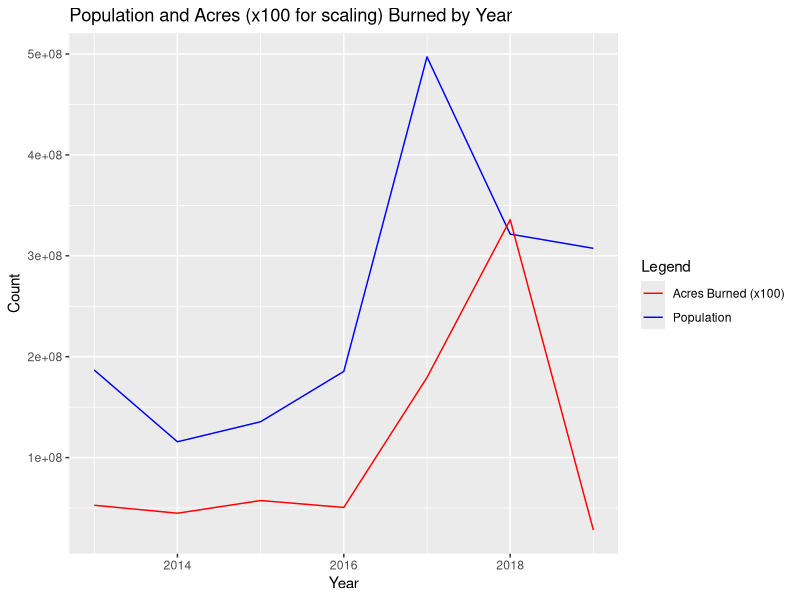

Here is the R script that generated this plot:
# Load necessary libraries
library(dplyr)
library(ggplot2)

# Read the data from the CSV file
merged_data <- read.csv("merged_data.csv", stringsAsFactors = FALSE)

# Aggregate population and acres burned by year
aggregated_data <- merged_data %>%
  group_by(Year) %>%
  summarise(Total_Population = sum(Estimated.Population, na.rm = TRUE),
            Total_Acres_Burned = sum(AcresBurned, na.rm = TRUE))


# Line chart with two lines (Acres Burned multiplied by 100 for scaling purposes)
ggplot(aggregated_data, aes(x = Year)) +
  geom_line(aes(y = Total_Population, color = "Population")) +
  geom_line(aes(y = Total_Acres_Burned * 100, color = "Acres Burned (x100)")) +
  labs(title = "Population and Acres (x100 for scaling) Burned by Year",
       x = "Year",
       y = "Count",
       color = "Legend") +
  scale_color_manual(values = c("Population" = "blue", "Acres Burned (x100)" = "red"))
